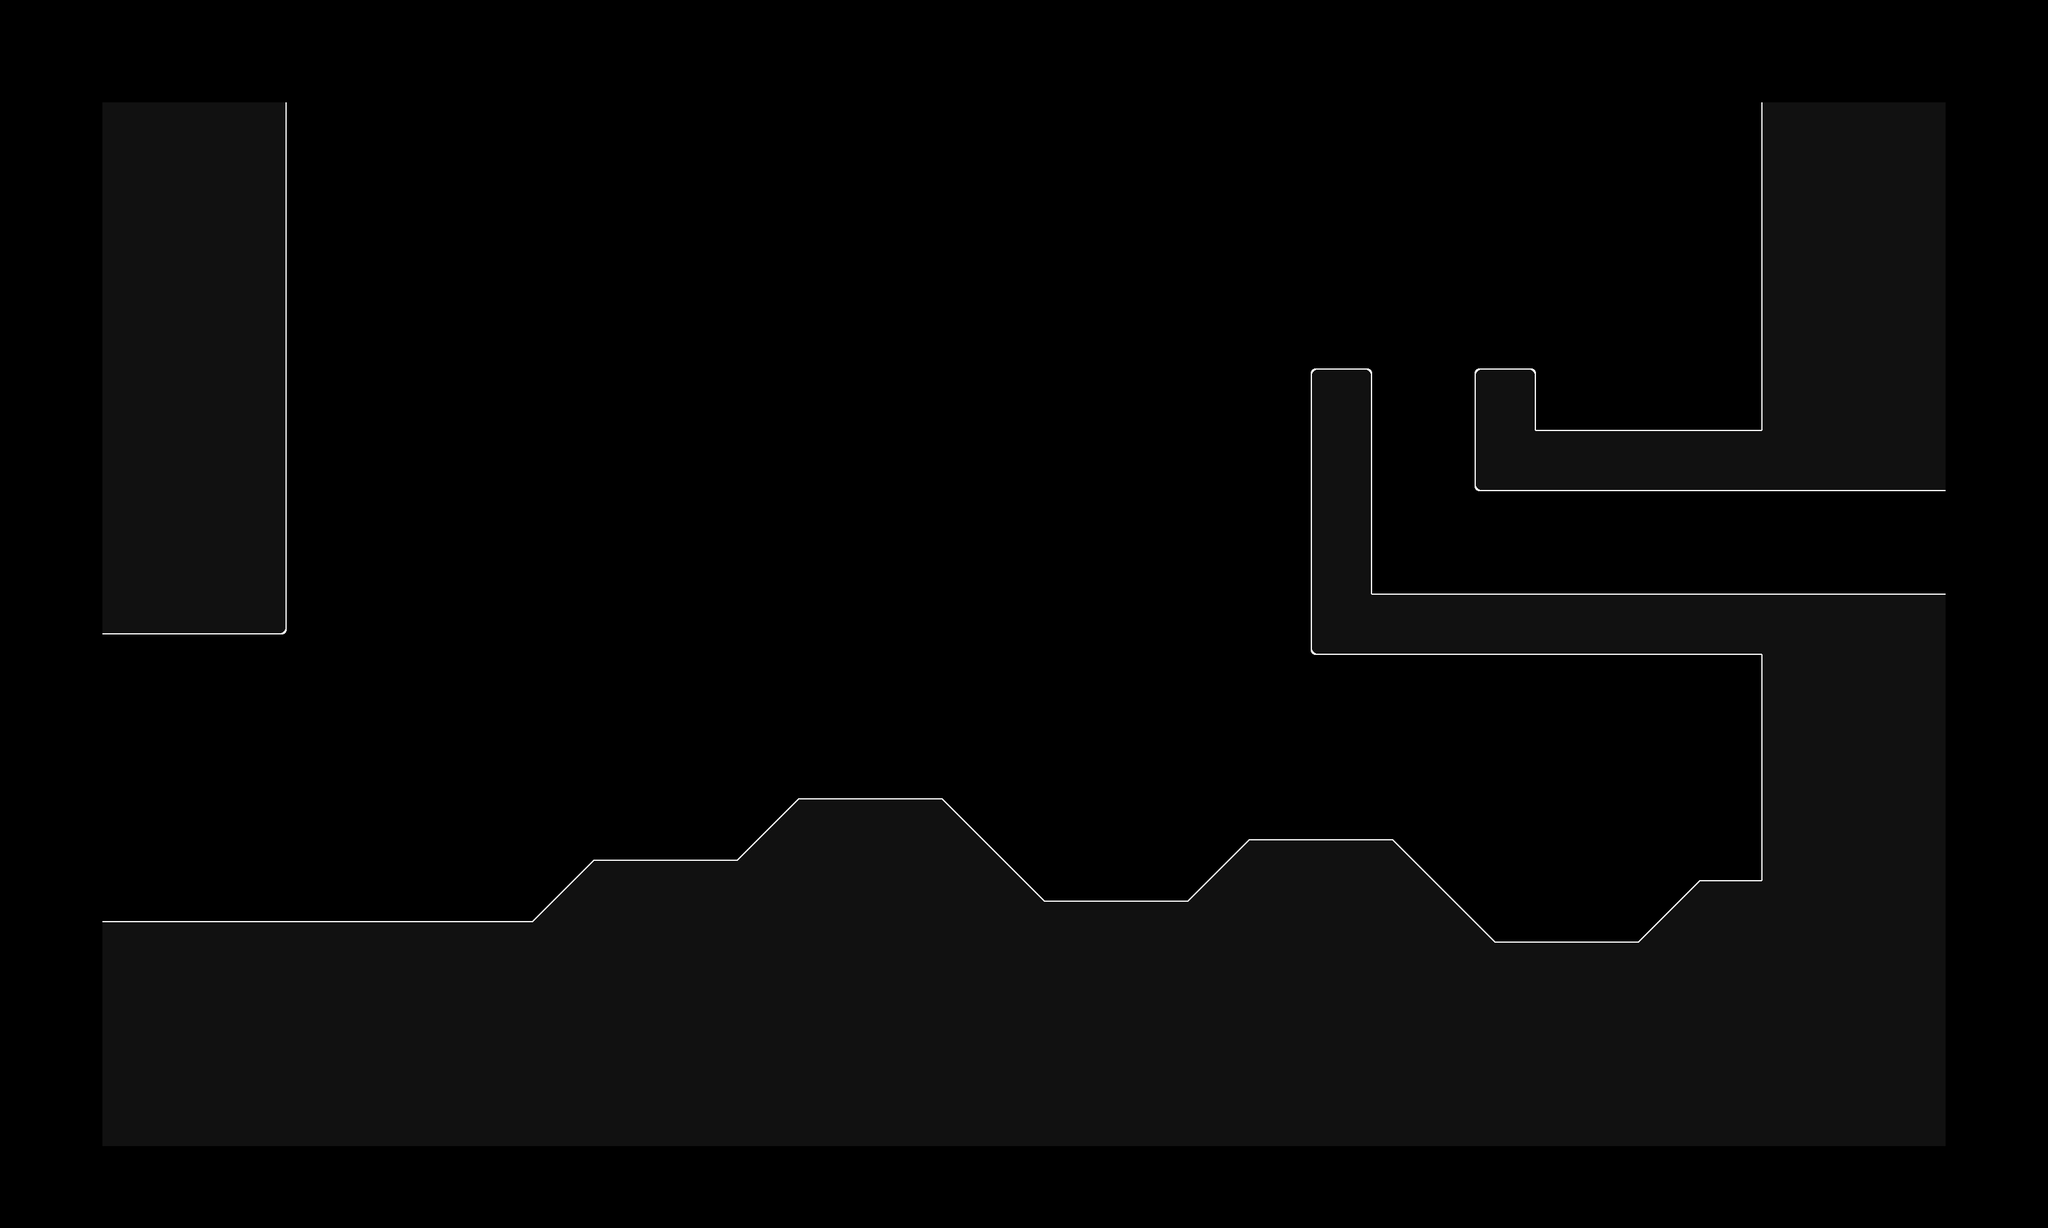

Rendered tile map (Tiled .tmx) drawn with the repository's tilesets; below, a short description and the map source with its tile grids summarised:
An orthogonal 100x60 tile map with 32x32 px tiles, 1 tile layer (Tile Layer 1) and 16 objects (4x PrefabSpawner, 2x Sensor, 2x Warp, 2x Start, 2x Multitrigger, ...).

<map version="1.5" tiledversion="1.7.1" orientation="orthogonal" renderorder="right-down" compressionlevel="0" width="100" height="60" tilewidth="32" tileheight="32" infinite="0" nextlayerid="4" nextobjectid="19">
 <properties>
  <property name="music" value="LEVEL_WRECK" />
 </properties>
 <tileset firstgid="1" source="main_0.tsx" />
 <layer id="1" name="Tile Layer 1" width="100" height="60">
  <data>[6000 cells, 1849 non-empty, 14 distinct tile ids]</data>
 </layer>
 <objectgroup id="2" name="collision-layer">
  <object id="1" x="160" y="992">
   <polyline points="0,0 288,0 288,-832 2592,-832 2592,-320 2240,-320 2240,-416 2144,-416 2144,-224 2880,-224 2880,-64 1984,-64 1984,-416 1888,-416 1888,32 2592,32 2592,384 2496,384 2400,480 2176,480 2016,320 1792,320 1696,416 1472,416 1312,256 1088,256 992,352 768,352 672,448 0,448 0,0" />
  </object>
 </objectgroup>
 <objectgroup id="3" name="event-layer">
  <object id="2" name="Sensor" type="Sensor" x="160" y="992" width="96" height="448">
   <properties>
    <property name="triggeredId" value="" />
    <property name="triggeringId" value="warp0" />
   </properties>
  </object>
  <object id="3" name="Warp" type="Warp" x="96" y="1344" width="32" height="32">
   <properties>
    <property name="level" value="WRECK3" />
    <property name="startId" value="start1" />
    <property name="triggeredId" value="warp0" />
   </properties>
  </object>
  <object id="4" name="Start" type="Start" x="288" y="1376" width="32" height="32">
   <properties>
    <property name="startId" value="start0" />
    <property name="triggeredId" value="" />
    <property name="triggeringId" value="playerstart" />
   </properties>
  </object>
  <object id="5" name="Start" type="Start" x="2880" y="864" width="32" height="32">
   <properties>
    <property name="startId" value="start1" />
    <property name="triggeredId" value="" />
    <property name="triggeringId" value="playerstart" />
   </properties>
  </object>
  <object id="6" name="Sensor" type="Sensor" x="2944" y="768" width="96" height="160">
   <properties>
    <property name="triggeredId" value="" />
    <property name="triggeringId" value="warp1" />
   </properties>
  </object>
  <object id="7" name="Warp" type="Warp" x="3072" y="832" width="32" height="32">
   <properties>
    <property name="level" value="SSTUNICATE1" />
    <property name="startId" value="start0" />
    <property name="triggeredId" value="warp1" />
   </properties>
  </object>
  <object id="8" name="Timer" type="Timer" x="544" y="32" width="32" height="32">
   <properties>
    <property name="interval" type="float" value="0" />
    <property name="triggeredId" value="startTimer" />
    <property name="triggeringId" value="onceAtStart" />
   </properties>
  </object>
  <object id="9" name="Multitrigger" type="Multitrigger" x="608" y="32" width="32" height="32">
   <properties>
    <property name="triggeredId" value="onceAtStart" />
    <property name="triggeringId" value="startTimer,w1,e1,e2" />
   </properties>
  </object>
  <object id="10" name="Multitrigger" type="Multitrigger" x="608" y="96" width="32" height="32">
   <properties>
    <property name="triggeredId" value="playerstart" />
    <property name="triggeringId" value="bounds1,bounds2" />
   </properties>
  </object>
  <object id="12" name="Bounds" type="Bounds" x="256" y="160" width="32" height="32">
   <properties>
    <property name="left" type="bool" value="true" />
    <property name="spectator" type="bool" value="true" />
    <property name="triggeredId" value="bounds2" />
    <property name="up" type="bool" value="true" />
   </properties>
  </object>
  <object id="13" name="Bounds" type="Bounds" x="2912" y="1568" width="32" height="32">
   <properties>
    <property name="down" type="bool" value="true" />
    <property name="right" type="bool" value="true" />
    <property name="spectator" type="bool" value="true" />
    <property name="triggeredId" value="bounds1" />
   </properties>
  </object>
  <object id="15" name="Prefab" type="PrefabSpawner" x="672" y="1024" width="96" height="96">
   <properties>
    <property name="interval" type="float" value="3" />
    <property name="power" type="float" value="50" />
    <property name="prefabId" value="Spawner" />
    <property name="triggeredId" value="f1" />
    <property name="type" type="int" value="0" />
   </properties>
  </object>
  <object id="16" name="Prefab" type="PrefabSpawner" x="672" y="640" width="96" height="96">
   <properties>
    <property name="interval" type="float" value="3" />
    <property name="power" type="float" value="50" />
    <property name="prefabId" value="Spawner" />
    <property name="triggeredId" value="f1" />
    <property name="type" type="int" value="0" />
   </properties>
  </object>
  <object id="17" name="Prefab" type="PrefabSpawner" x="1088" y="416" width="96" height="96">
   <properties>
    <property name="interval" type="float" value="3" />
    <property name="power" type="float" value="50" />
    <property name="prefabId" value="Spawner" />
    <property name="triggeredId" value="f1" />
    <property name="type" type="int" value="0" />
   </properties>
  </object>
  <object id="18" name="Prefab" type="PrefabSpawner" x="1568" y="384" width="96" height="96">
   <properties>
    <property name="interval" type="float" value="3" />
    <property name="power" type="float" value="50" />
    <property name="prefabId" value="Spawner" />
    <property name="triggeredId" value="f1" />
    <property name="type" type="int" value="0" />
   </properties>
  </object>
 </objectgroup>
</map>
